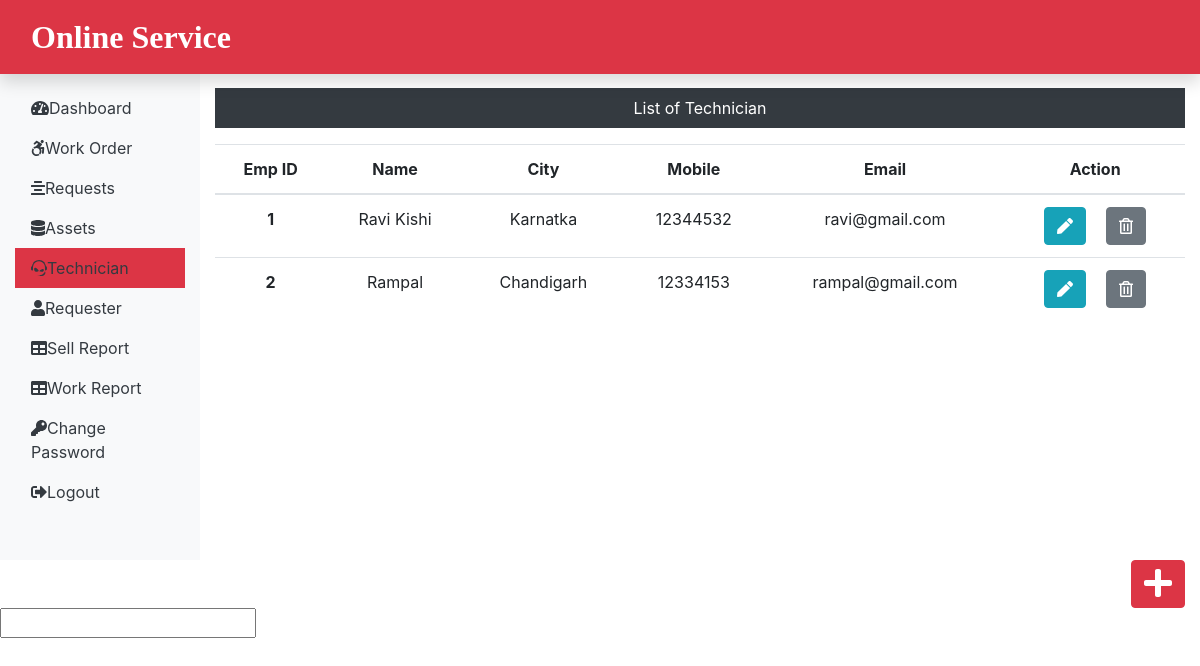
Screenshot of /admin/technician.php (signed in) with the database file from the repository.
### tables this page shows
CREATE TABLE `technician_tb` (
  `empid` int(100) NOT NULL,
  `empName` varchar(100) NOT NULL,
  `empCity` varchar(100) NOT NULL,
  `empMobile` int(13) NOT NULL,
  `empEmail` varchar(100) NOT NULL
);

### admin/technician.php (the view, shortened to what this page needs)
<?php
include('includes/header.php');
include('../dbConnection.php');
?>
<div class="col-sm-9 col-md-10 mt-5 text-center">
	<p class="bg-dark text-white p-2">List of Technician</p>
<?php
$sql = "SELECT * FROM technician_tb";
$result = $conn->query($sql);
if($result->num_rows > 0){
	echo '<table class="table">
	<thead>
	<tr>
	<th scope="col">Emp ID</th>
	<th scope="col">Name</th>
	<th scope="col">City</th>
	<th scope="col">Mobile</th>
	<th scope="col">Email</th>
	<th scope="col">Action</th>
	</tr>
	</thead>
	<tbody>';
    while($row = $result->fetch_assoc()){
	 echo '<tr>';
	 echo '<th>'. $row["empid"] .'</th>';
	 echo '<td>'. $row["empName"] .'</td>';
	 echo '<td>'. $row["empCity"] .'</td>';
	 echo '<td>'. $row["empMobile"] .'</td>';
	 echo '<td>'. $row["empEmail"] .'</td>';
	 echo '<td>
		<form action="editemp.php" method="POST" class="d-inline">
		<input type="hidden" name="id" value='. $row["empid"].'>
		<button type="submit" class="btn btn-info mr-3" name="view" value="View"><i class="fas fa-pen"></i></button>
		</form>
		<form action="" method="POST" class="d-inline">
		<input type="hidden" name="id" value='. $row["empid"].'>
		<button type="submit" class="btn btn-secondary" name="delete" value="Delete"><i class="far fa-trash-alt"></i></button>
		</form>
		</td>';
	 echo '</tr>';
    }
 echo '</tbody>';
 echo '</table>';
}
else{
	echo "0 Result";
}
?>
</div>
</div>
<div class="float-right">
	<a href="insertemp.php" class="btn btn-danger box"><i class="fas fa-plus fa-2x"></i></a>
</div>
</div>
<input type="text" onkeypress="isInputNumber(event)">
<?php include('includes/footer.php'); ?>

### CSS/all.min.css.css (style rules this page uses)
.fa-2x { font-size:2em }
.fa-pen:before { content:"\f304" }
.fa-plus:before { content:"\f067" }
.fa-trash-alt:before { content:"\f2ed" }

### CSS/custom.css (style rules this page uses)
a { color:black; }

### rows the page displays
technician_tb: empid "1", empName "Ravi Kishi", empCity "Karnatka", empMobile "12344532", empEmail "ravi@gmail.com"
technician_tb: empid "2", empName "Rampal", empCity "Chandigarh", empMobile "12334153", empEmail "rampal@gmail.com"
